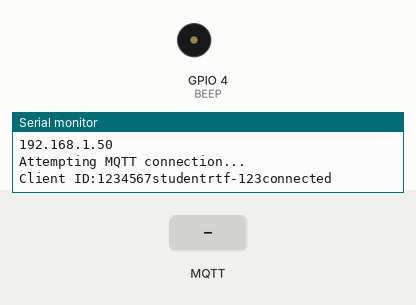
A sketch run on a simulated ESP8266 (NodeMCU). Shown: buzzer (waves = sounding), the last lines printed to the serial monitor. Inputs (shaded band) come from the test bench. WiFi joins after 1.5 s; servers stay silent unless stated; no MQTT or app messages arrive unless stated.

Above: at 2.7 s.
2.8 s: MQTT message "1" arrives on the first subscribed topic
At 2.95 s:
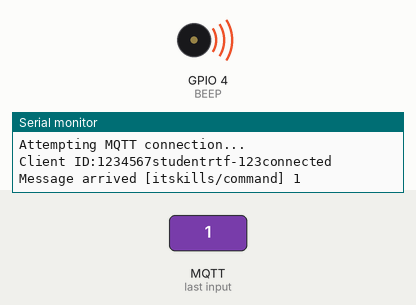
4.6 s: MQTT message "on" arrives on the first subscribed topic
11.5 s: MQTT message "off" arrives on the first subscribed topic
Timing chart, 0 to 14.5 s (numbered marks = the images above; inputs shaded):
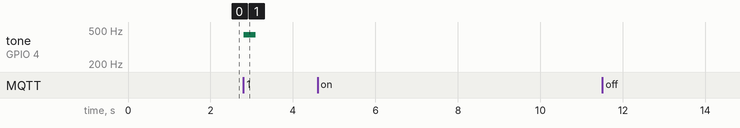

Measured:
- after the input at 2.8 s, tone on GPIO 4 (BEEP): silent → 440 Hz at once, → silent 0.30 s later

The sketch:

03_photorez.ino
```cpp
#include <ESP8266WiFi.h>
#include <PubSubClient.h>
#include "config.h"
#include "functions.h"


#define BEEP 4
int  delayMS = 10000;
long lastMsgMQTT = 0;
long lastLED = 0;
char msg[200];
int value = 0;


void callback(char* topic, byte* payload, unsigned int length) {
  Serial.print("Message arrived [");
  Serial.print(topic);
  Serial.print("] ");
  for (int i = 0; i < length; i++) {
    Serial.print((char)payload[i]);
  }
  Serial.println();

  if ( strcmp(topic, mqtt_topic_in) == 0 ) {

    if ((char)payload[0] == '1') {
      tone(BEEP,440,300);
    }
  }
}

void setup() {
  Serial.begin(115200);
  setup_wifi();
  client.setServer(mqtt_server, mqtt_port);
  client.setCallback(callback);
}

void loop() {
  if (!client.connected()) {
    reconnect();
  }
  client.loop();

  if ( millis() - lastMsgMQTT > delayMS) {
    int luminocity = 1024 - analogRead(A0);
    Serial.print(F("luminocity: "));
    Serial.println(luminocity);

    String tpl = "{\"data\": {\"luminocity\": " + String(luminocity) + "},\"status\":{\"devEUI\": \"" + clientId + "\"}}";
    //sprintf(msg, tpl.c_str(), event.relative_humidity);
    client.publish(mqtt_topic_out, tpl.c_str());
    Serial.println(tpl);

    lastMsgMQTT = millis();
  }
}
```

functions.h
```cpp
void setup_wifi() {
  delay(10);
  Serial.println();
  Serial.print("Connecting to ");
  Serial.println(wifi_ssid);
  Serial.println(wifi_pass);
  WiFi.begin(wifi_ssid, wifi_pass);
  while (WiFi.status() != WL_CONNECTED) {
    delay(500);
    Serial.println(".");
    WiFi.printDiag(Serial);
  }

  randomSeed(micros());

  Serial.println("");
  Serial.println("WiFi connected");
  Serial.println("IP address: ");
  Serial.println(WiFi.localIP());
}

void reconnect() {

  while (!client.connected()) {
    Serial.println("Attempting MQTT connection...");
    Serial.print("Client ID:");
    Serial.print(clientId);
    Serial.print(mqtt_login);
    Serial.print(mqtt_pass);
    if (client.connect(clientId.c_str(), mqtt_login, mqtt_pass)) {
      Serial.println("connected");
      client.publish(mqtt_topic_status, clientId.c_str());
      client.subscribe(mqtt_topic_in);
    } else {
      Serial.print("failed, rc=");
      Serial.print(client.state());
      Serial.println(" try again in 5 seconds");
      delay(5000);
    }
  }
}
```

config.h
```cpp
#define wifi_ssid     "Class1"
#define wifi_pass     "Klass300d76"

#define mqtt_server     "2.remzalp.ru"
#define mqtt_port     9976
#define mqtt_login    "student"
#define mqtt_pass     "rtf-123"

#define mqtt_topic_status  "itskills/status"
#define mqtt_topic_out     "itskills/sensor"
#define mqtt_topic_in      "itskills/command"

WiFiClient espClient;
PubSubClient client(espClient);
String clientId = String(ESP.getChipId());
```
